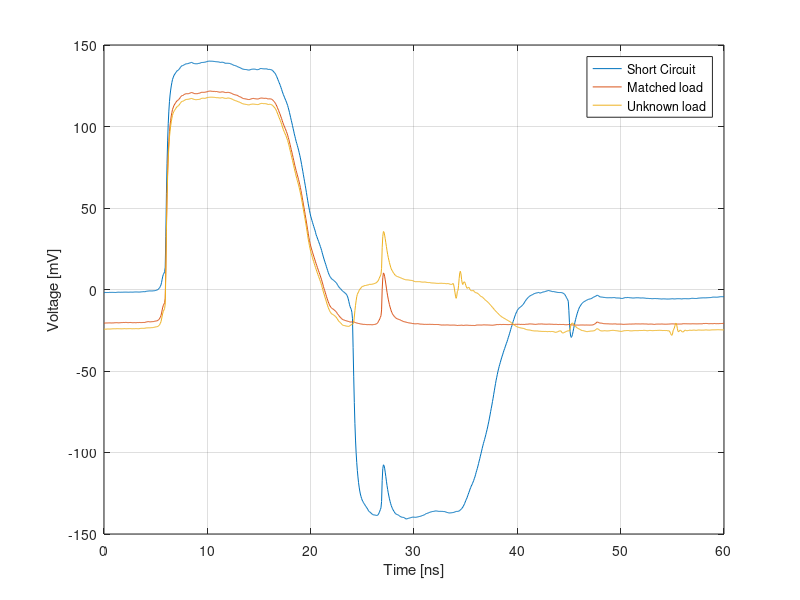

Here is the MATLAB script that generated this plot:
load assignment2aData

plot(timeShortCircuit, voltageShortCircuit, timeMatched, voltageMatched, timeUnkown, voltageUnkown)
legend('Short Circuit', 'Matched load', 'Unknown load')
xlabel('Time [ns]')
ylabel('Voltage [mV]')
grid on
set(gcf, 'Position', [0 0 1000 300])